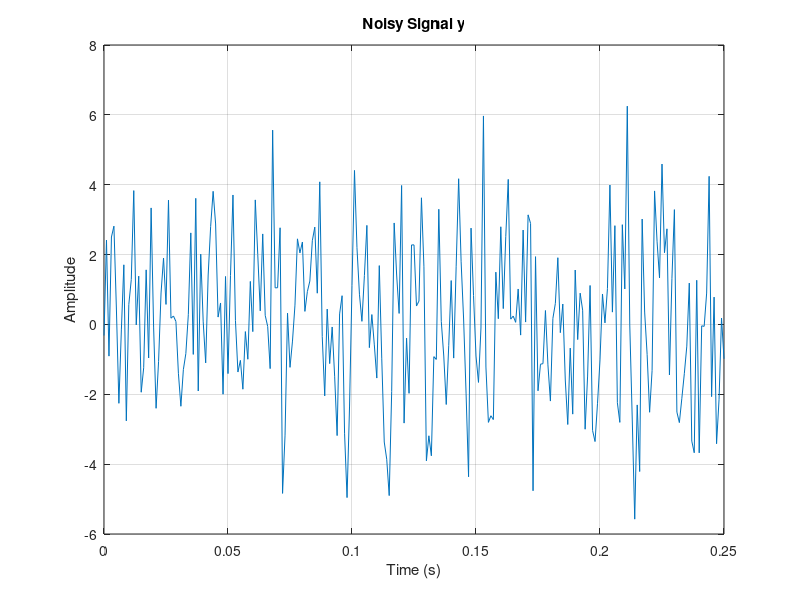

This figure's MATLAB source:

Fs = 1000; 
T = 1/Fs; 
t = 0:T:0.25; 
x = sin(2*pi*50*t) + sin(2*pi*120*t); 
y = x + 2 * randn(size(t));  

figure;
plot(t, y);
title('Noisy Signal y');
xlabel('Time (s)');
ylabel('Amplitude');
grid on;
